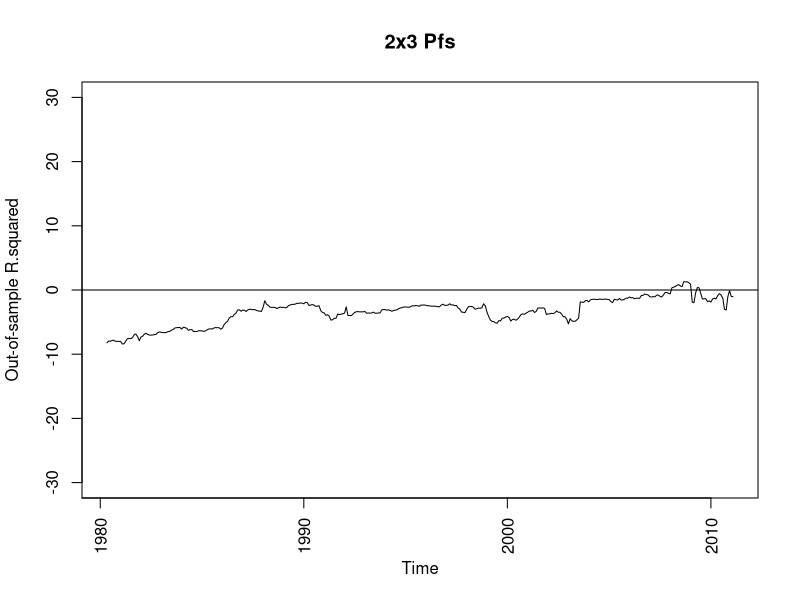

This chart was generated by the following R code:
#Copyright Jesper Dam
#Supported by Pruitt, Kelly's Market Return paper

#Section one, Investigate US returns on American Factors
#Load Y's Market return 1975-2015
library(sandwich)
library(lmtest)
library(xtable)

setwd("C:/Users/jesper/OneDrive/Master Thesis/Data testing/rstuff/2x3 + 2x20")
Factmont<- read.table("F-F_Research_Data_Factors.txt",
                      skip=586,
                      nrows=492,
                      na.strings=c(-99.99,99.99),
                      header=FALSE)

#Construct market returns Exceed-Rf, divide by 100 and use logreturns: log(1+ret)
Mktrt <- log((Factmont[,2]-Factmont[,5])*0.01+1)

y <- Mktrt

#Load X's 10x10 size/BM 1975-2015
Firms <- read.table("6_Portfolios_2x3.txt",
                    skip=2947,
                    nrows=498,
                    na.strings=c(-99.99,99.99,0),
                    header=FALSE)

Avgme<- read.table("6_Portfolios_2x3.txt",
                      skip=4028,
                      nrows = 498,
                      na.strings=c(-99.99,99.99,0),
                      header=FALSE)

Sumbe <- read.table("6_Portfolios_2x3.txt",
                skip= 4772,
                nrows = 41,
                na.strings=c(-99.99,99.99,0),
                header=FALSE)
Sumbe[Sumbe==0] <-NA
Sumbe <- Sumbe[,2:ncol(Sumbe)]

Summe <-  cbind(Firms[,2:ncol(Firms)]*Avgme[,2:ncol(Avgme)])
Summe[Summe==0] <-NA


#Construct monthly panel of log(Be/ME)
bm <- matrix(1,nrow=((nrow(Sumbe))*12),ncol=ncol(Summe))

for(i in 1:(nrow(Sumbe)-1))
{
  for (j in 1:12)
  {
  bm[(i*12-12+j),] <- as.numeric(Sumbe[i,1:ncol(Sumbe)])/as.numeric(Summe[(i*12-12+j),])
  }
}
bm<- bm[1:length(y),]

xrets <- read.table("Yrets.txt")

x <- cbind(log(bm),log(xrets[1:nrow(xrets),2:ncol(xrets)]*0.01+1))

#Remove obs with too many NA's
x <- x[ , colSums(is.na(x))/nrow(x) < 0.2]

#standardize x
xstd <- matrix(0,nrow=nrow(x),ncol=ncol(x))
for (i in 1:ncol(x))
{
  xstd[,i] <- x[,i]/sd(x[,i],na.rm=T)
}


#first stage
phi1 <- 0

for (i in 1:ncol(xstd))
{
  model <- summary(lm(xstd[1:(length(y)-1),i]~y[2:length(y)]))
  phi1[i] <- model$coefficients[2,1]
}

#second stage
f1<-0

for (i in 1:length(y))
{
  model <- summary(lm(as.numeric(xstd[i,])~phi1))
  f1[i] <- model$coefficients[2,1]
}

#final stage 1m
fit3 <- lm(y[2:length(y)]~f1[1:(length(y)-1)])
beta <- coef(fit3)[2]
res <- c(NA,resid(fit3))

#t-KP

#t-KP
#KP
tkp <- 0
tmp <- 0
tct<-0
fct<- NULL
for (j in 1:length(y))
{
  tmp1 <- res[j]^2*t(f1[j]-mean(f1))%*%(f1[j]-mean(f1))
  if (is.na(tmp1)) {
    tmp=tmp+0 
    tct=tct+0
    fct=fct
  }
  else {
    tmp=tmp+tmp1
    tct=tct+1
    fct= c(fct,f1[j])}
} 
tmp=tmp/tct
avarbeta = ( tmp/(solve(tct)%*%t(fct)%*%(diag(tct)-(1/tct)*rep(1,tct))%*%fct)) / 
  (solve(tct)%*%t(fct)%*%(diag(tct)-(1/tct)*rep(1,tct))%*%fct)
tstatkp <- beta/sqrt(diag(avarbeta)/tct)
pkp <- pt(-abs(tstatkp),summary(fit3)$df[2])*2


#newey west
fit4 <- lm(y[2:(length(y)-11)]~f1[1:(length(y)-12)])
nyw <- coeftest(fit4, vcov.=NeweyWest(fit4, prewhite=F,lag=11))
nywtstat <- nyw[2:dim(nyw)[1],3]
pnyw <- pt(-abs(nywtstat),summary(fit3)$df[2])*2

results <- cbind(100*summary(fit3)$r.squared,pkp,pnyw)
xtable(results,digits=3)

#Recursive OOS
prf <- rep(NA,length(y))
prfm <- rep(NA,length(y))

for (i in 60:(length(y)-1)) {
  tempr <- rep(NA,length(y))
  xoos <- matrix(NA,nrow=nrow(x),ncol=ncol(x))
  for (j in 1:ncol(xoos))
  {
    xoos[1:i,j] = x[1:i,j]
  }
  tempr[1:i] <- y[1:i]
  xoos <- xoos[ ,colSums(!is.na(xoos))>0.8*i]
  
  #stdize
  xoos_sd <- apply(xoos, 2, function(col) sd(col, na.rm=TRUE))
  xoos <- t(apply(xoos, 1, function(row) row/xoos_sd))
  
  if (sum(!is.na(tempr))>60+1) {
    
    phi1 <- rep(NA,ncol(xoos))
    for (j in 1:ncol(xoos))
    {
      phi1[j] <- coef(lm(xoos[1:i,j]~tempr[2:(i+1)]))[2]
    }
    
    #Cholesky decomp, for normalization?
    phi1<-phi1/chol(cov(phi1,phi1)*((length(phi1)-1)/(length(phi1))))
    
    #second stage
    f1<- rep(NA,nrow(xoos))
    
    for (j in 1:nrow(xoos))
    {
      if (sum(!is.na(xoos[j,]))>5)
      {
        f1[j] <- coef(lm(as.numeric(xoos[j,])~phi1))[2]
      }
    }
    
    #final stage 1m
    coefs <- coef(lm(tempr[2:(nrow(xoos))]~f1[1:(nrow(xoos)-1)]))
    
    #prediktor
    prf[i+1] <- coefs[1]+coefs[2]*f1[i]
    prfm[i+1] <- mean(tempr,na.rm=T)
    print(i)
  }
}

#OOSR2
frame <- na.omit(cbind(y,prf,prfm,Factmont[1:length(y),1]))
oosr2<- rep(NA,(nrow(frame)-60))
encnew <- rep(NA,(nrow(frame)-60))
for (i in 1:(nrow(frame)-60))
{
  oosr2[i] = 1- sum( (frame[i:nrow(frame),1]-frame[i:nrow(frame),2])^2)/
    sum( ( frame[i:nrow(frame),1]-frame[i:nrow(frame),3])^2)
  fe1 <- frame[i:nrow(frame),1]-frame[i:nrow(frame),3]
  fe2 <- frame[i:nrow(frame),1]-frame[i:nrow(frame),2]
  encnew[i] <- sum(!is.na(fe1+fe2))*(sum(fe1^2-fe1*fe2))/sum(fe2^2)
}
oosr2<-oosr2*100
fin <- frame[length(oosr2),4]
fin<-as.numeric(paste(format(fin/1000000,digits=4)))*10000+
  ((as.numeric(paste(format(fin/1000000,digits=6)))*10000-
      as.numeric(paste(format(fin/1000000,digits=4)))*10000)*100+1)/12
plot(y=oosr2,x=seq(fin-(length(oosr2)*1/12)+1/12,to=fin,by=1/12),type="l",
     ylab="Out-of-sample R.squared", xlab="Time",main="2x3 Pfs",xaxt="n",ylim=c(-30,30))
abline(0,0)
axis(1,xaxp=c(1940,2010,7),las=2)
pencnew <- pt(-abs(encnew),(length(oosr2)-1))*2
write.table(cbind(frame,c(oosr2,rep(NA,60)),c(pencnew,rep(NA,60))),"frame2x3IS_1m_40y.txt",
            row.names=F,col.names=c("Ret","Predict","HistMean","Year","OOSR2","pENCNEW"))
